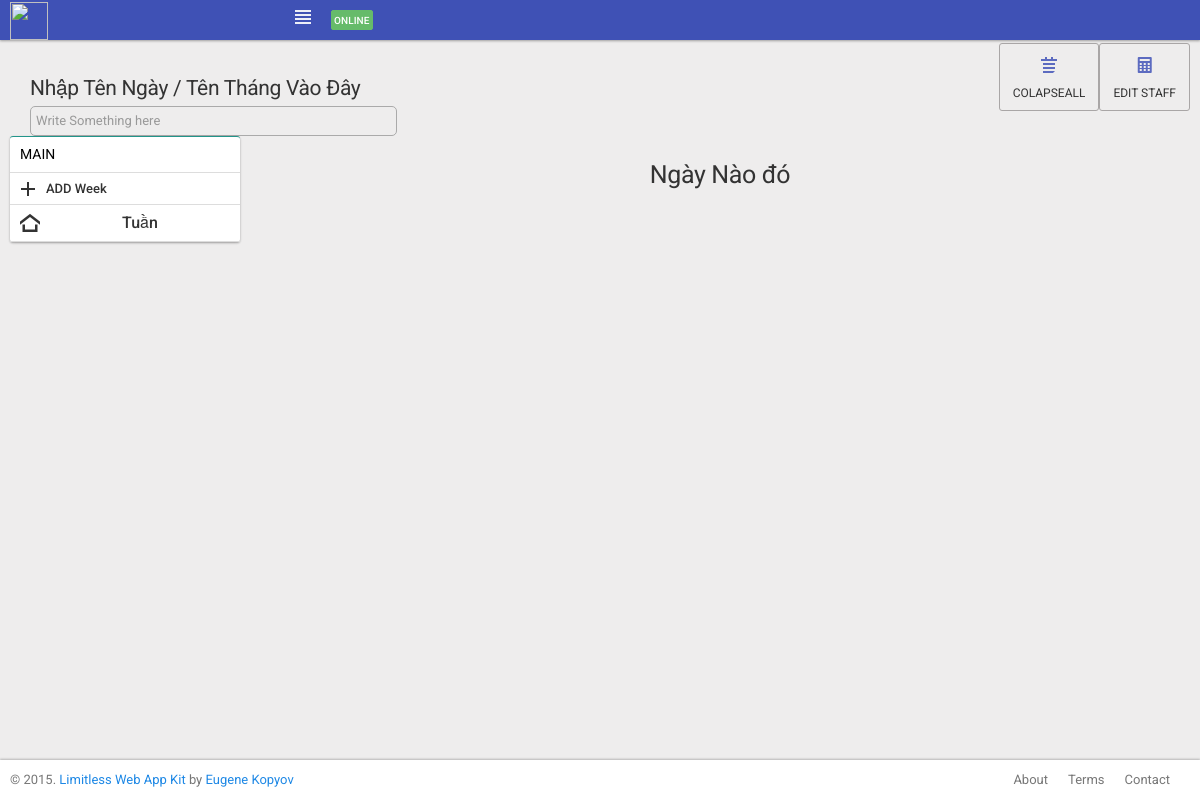
Before: / with the older database file.
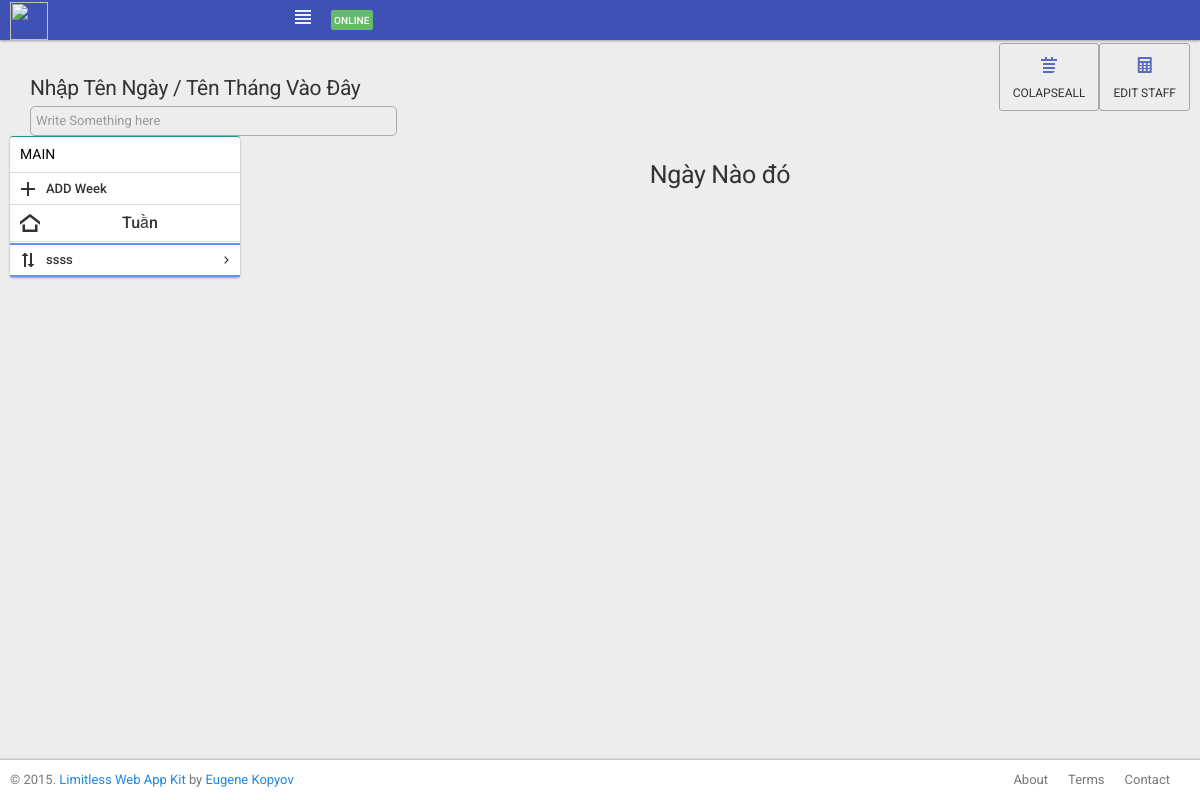
After: the same page with the newer database file.
### tables this page shows
CREATE TABLE `week` (
  `Id` int(11) NOT NULL,
  `Name` varchar(255) DEFAULT NULL
);

### index.php (the view, shortened to what this page needs)
<?php require("connect.php"); ?>
<html lang="en">
<head>
    <link href="assets/css/icons/icomoon/styles.css" rel="stylesheet" type="text/css">
    <link href="assets/css/bootstrap.css" rel="stylesheet" type="text/css">
    <link href="assets/css/core.css" rel="stylesheet" type="text/css">
    <link href="assets/css/components.css" rel="stylesheet" type="text/css">
    <link href="assets/css/colors.css" rel="stylesheet" type="text/css">
    <link rel="stylesheet" href="style/style.css">
</head>
<body class="navbar-bottom  pace-done">
<div class="navbar navbar-inverse bg-indigo">
    <div class="navbar-header">
        <a class="navbar-brand" href="#"><img src="assets/images/logo_light.png" alt=""></a>
    </div>
    <div class="navbar-collapse collapse" id="navbar-mobile">
        <ul class="nav navbar-nav">
            <li><a class="sidebar-control sidebar-main-toggle hidden-xs legitRipple"><i
                            class="icon-paragraph-justify3"></i></a></li>
        </ul>
        <p class="navbar-text"><span class="label bg-success-400">Online</span></p>
    </div>
</div>
<div class="page-header">
    <div class="page-header-content">
        <div class="page-title">
            <div class="col-md-4">
                <label for="data"><h3>Nhập Tên Ngày / Tên Tháng  Vào Đây</h3></label>
                <input type="text" name="data" class="form-control" placeholder="Write Something here" id="DataForAll">
            </div>
        </div>
        <div class="heading-elements">
            <div class="heading-btn-group">
                <a href="#" onclick="ColapseAll();" class="btn btn-link btn-float text-size-small has-text legitRipple"><i
                            class="icon-calendar5 text-indigo-400"></i><span>ColapseAll</span></a>
                <a href="Staff.php" class="btn btn-link btn-float text-size-small has-text legitRipple"><i
                            class="icon-calculator text-indigo-400"></i><span>Edit Staff</span></a>
            </div>
        </div>
    </div>
</div>
<?php
$sql = "SELECT * FROM week ORDER BY Id desc";
$result = $conn->query($sql);
?>
<div class="page-container" style="min-height:179.97499084472656px">
    <div class="page-content">
        <div class="sidebar sidebar-main sidebar-default">
            <div class="sidebar-content">
                <div class="sidebar-category sidebar-category-visible">
                    <div class="category-content no-padding">
                        <ul class="navigation navigation-main navigation-accordion">
                            <li class="navigation-header"><span>Main</span>
                            </li>
                            <li class=""><a href="#" class="legitRipple" onclick="AddWeek()"><i class="icon-plus3"></i>
                                    <span>ADD Week</span></a>
                            </li>
                            <li><a href="#" style="text-align: center;font-size: 16px" class="legitRipple"><i class="icon-home4" style="font-size: 20px;"></i>
                                    <span> Tuần </span></a></li>
                            <?php
                            if ($result->num_rows > 0) {
                                while ($row = $result->fetch_assoc()) {
                                    ?>
                                    <li style="border-top: 2px solid cornflowerblue;border-bottom: 2px solid cornflowerblue;border-collapse: collapse">
                                        <a href="#" class="has-ul legitRipple"
                                           onclick="GetDay(<?php echo $row['Id'] ?>);"><i class="icon-sort"></i>
                                            <span><?php echo $row['Name']; ?></span></a>
                                    </li>
                                    <?php
                                }
                            }
                            ?>
                        </ul>
                    </div>
                </div>
            </div>
        </div>
        <div class="content-wrapper">
            <div class="col-md-12">
                <div class="row" style="text-align: center">
                    <h1 id="WhatDay">Ngày Nào đó</h1>
                </div>
            </div>
        </div>
    </div>
</div>
<div class="navbar navbar-default navbar-fixed-bottom footer">
    <div class="navbar-collapse collapse" id="footer">
        <div class="navbar-text">
            © 2015. <a href="#" class="navbar-link">Limitless Web App Kit</a> by <a
                    href="#" class="navbar-link" target="_blank">Eugene Kopyov</a>
        </div>
        <div class="navbar-right">
            <ul class="nav navbar-nav">
                <li><a href="#" class="legitRipple">About</a></li>
                <li><a href="#" class="legitRipple">Terms</a></li>
                <li><a href="#" class="legitRipple">Contact</a></li>
            </ul>
        </div>
    </div>
</div>
</body>
</html>

Changed rows visible on the page:
added week: Name "ssss"
